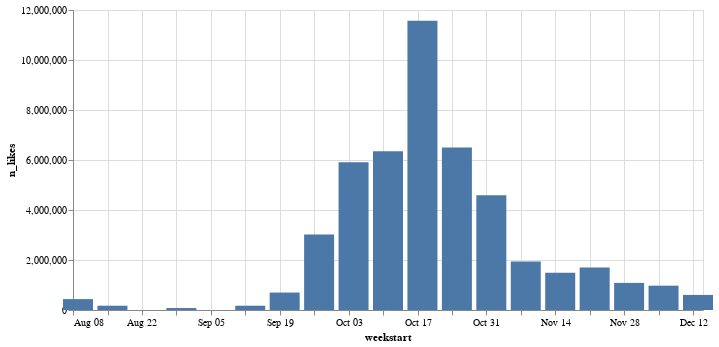

Write notebook code for a chart like this one.
### Code cell
alt.Chart(weekly_likes).mark_bar(width=30).encode(
    x='weekstart:T',
    y='n_likes'
).properties(width=630)

### Figure 1 — Vega-Lite specification as saved in the notebook (floating-point values rounded to 4 significant figures)
{"config": {"view": {"continuousWidth": 400, "continuousHeight": 300}}, "data": {"name": "data-5c6db32b9a05b936b4274dd95e3cd2e1"}, "mark": {"type": "bar", "width": 30}, "encoding": {"x": {"type": "temporal", "field": "weekstart"}, "y": {"type": "quantitative", "field": "n_likes"}}, "width": 630, "$schema": "https://vega.github.io/schema/vega-lite/v4.8.1.json", "datasets": {"data-5c6db32b9a05b936b4274dd95e3cd2e1": [{"weekstart": "2021-08-09T00:00:00", "n_likes": 435700}, {"weekstart": "2021-08-16T00:00:00", "n_likes": 171300}, {"weekstart": "2021-08-30T00:00:00", "n_likes": 78300}, {"weekstart": "2021-09-13T00:00:00", "n_likes": 171200}, {"weekstart": "2021-09-20T00:00:00", "n_likes": 698100}, {"weekstart": "2021-09-27T00:00:00", "n_likes": 3017300}, {"weekstart": "2021-10-04T00:00:00", "n_likes": 5911600}, {"weekstart": "2021-10-11T00:00:00", "n_likes": 6349800}, {"weekstart": "2021-10-18T00:00:00", "n_likes": 11567000}, {"weekstart": "2021-10-25T00:00:00", "n_likes": 6500000}, {"weekstart": "2021-11-01T00:00:00", "n_likes": 4593900}, {"weekstart": "2021-11-08T00:00:00", "n_likes": 1936800}, {"weekstart": "2021-11-15T00:00:00", "n_likes": 1492100}, {"weekstart": "2021-11-22T00:00:00", "n_likes": 1700300}, {"weekstart": "2021-11-29T00:00:00", "n_likes": 1084600}, {"weekstart": "2021-12-06T00:00:00", "n_likes": 973000}, {"weekstart": "2021-12-13T00:00:00", "n_likes": 602900}]}}
